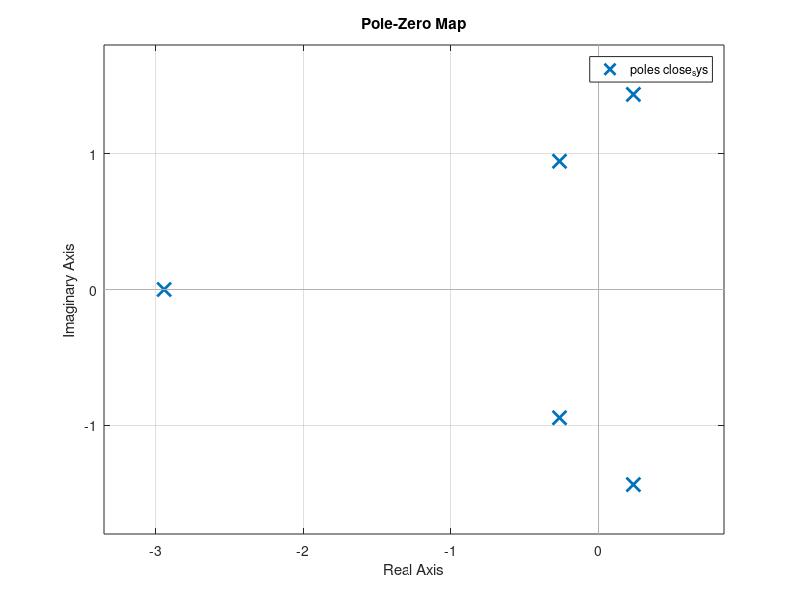

Source code (MATLAB):
clear, close; clc;

%% System
num = [15];
den = [1, 3, 3, 9, 4, 6];
close_sys = tf(num,den)

%% Stability (1= True, 0 = False)
isstable(close_sys)

%% Roots
pole(close_sys)

%% Diagram
pzmap(close_sys)